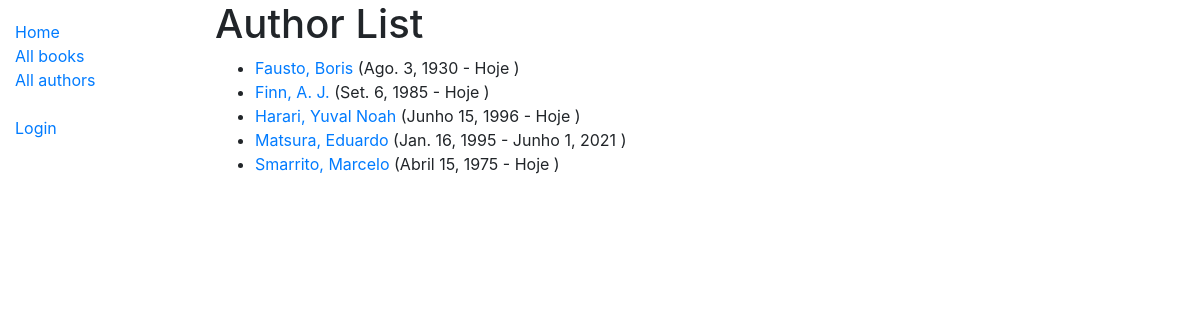
Screenshot of /catalog/authors/ with the database file from the repository.
### catalog/models.py (models this page shows)
class Author(models.Model):
    first_name = models.CharField(max_length=100)
    last_name = models.CharField(max_length=100)
    date_of_birth = models.DateField(null=True, blank=True)
    date_of_death = models.DateField('died', null=True, blank=True)
    class Meta:
        ordering = ['last_name', 'first_name']
    def get_absolute_url(self):
        return reverse('author-detail', args=[str(self.id)])
    def __str__(self):
        return f'{self.last_name}, {self.first_name}'

### catalog/views.py (the view)
# urls.py: path('authors/', views.AuthorListView.as_view(), name='authors'),
class AuthorListView(generic.ListView):
    model = Author
    paginate_by = 10

### catalog/templates/catalog/author_list.html
{% extends "base_generic.html" %}
{% block content %}
  <h1>Author List</h1>
  {% if author_list %}
  <ul>
    {% for author in author_list %}
      <li>
        <a href="{{ author.get_absolute_url }}"> {{ author }} </a>
        ({{ author.date_of_birth}} - {% if author.date_of_death == NONE %} Hoje {% else %} {{ author.date_of_death }} {% endif %})
      </li>
    {% endfor %}
  </ul>
  {% else %}
    <p>There are no authors related to books in the library.</p>
  {% endif %}
{% endblock %}

### rows the page displays
Author: last_name+first_name "Fausto, Boris", date_of_birth "Ago. 3, 1930", shows "Hoje"
Author: last_name+first_name "Finn, A. J.", date_of_birth "Set. 6, 1985", shows "Hoje"
Author: last_name+first_name "Harari, Yuval Noah", date_of_birth "Junho 15, 1996", shows "Hoje"
Author: last_name+first_name "Matsura, Eduardo", date_of_birth "Jan. 16, 1995", date_of_death "Junho 1, 2021"
Author: last_name+first_name "Smarrito, Marcelo", date_of_birth "Abril 15, 1975", shows "Hoje"
